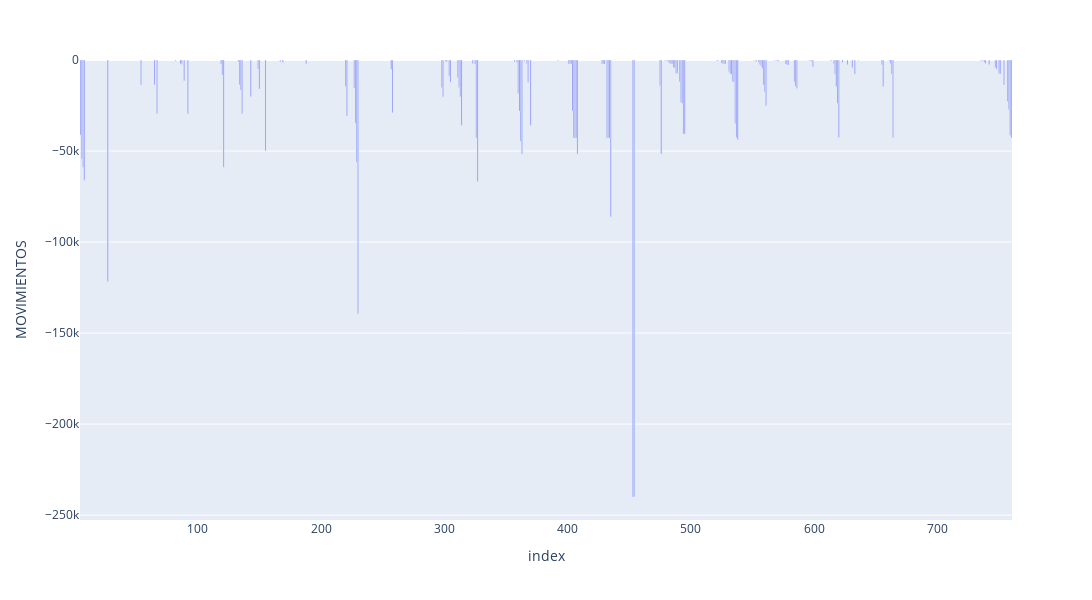

Notebook source saved alongside this figure:
### Code cell


### Figure 1 — Plotly figure (JSON) as saved in the notebook; plotly's stock layout.template omitted (floating-point values rounded to 4 significant figures; data arrays with more than 128 entries replaced by an {"elided": "..."} marker saying what was removed)
{"data": [{"alignmentgroup": "True", "hovertemplate": "index=%{x}<br>MOVIMIENTOS=%{y}<extra></extra>", "legendgroup": "", "marker": {"color": "#636efa", "pattern": {"shape": ""}}, "name": "", "offsetgroup": "", "orientation": "v", "showlegend": false, "textposition": "auto", "type": "bar", "x": {"elided": "173 int values"}, "xaxis": "x", "y": {"elided": "173 float values"}, "yaxis": "y"}], "layout": {"barmode": "relative", "height": 600, "legend": {"tracegroupgap": 0}, "margin": {"t": 60}, "width": 1500, "xaxis": {"anchor": "y", "autorange": true, "domain": [0, 1], "range": [4.5, 760.5], "title": {"text": "index"}, "type": "linear"}, "yaxis": {"anchor": "x", "autorange": true, "domain": [0, 1], "range": [-252700.0, 0], "title": {"text": "MOVIMIENTOS"}, "type": "linear"}}}
